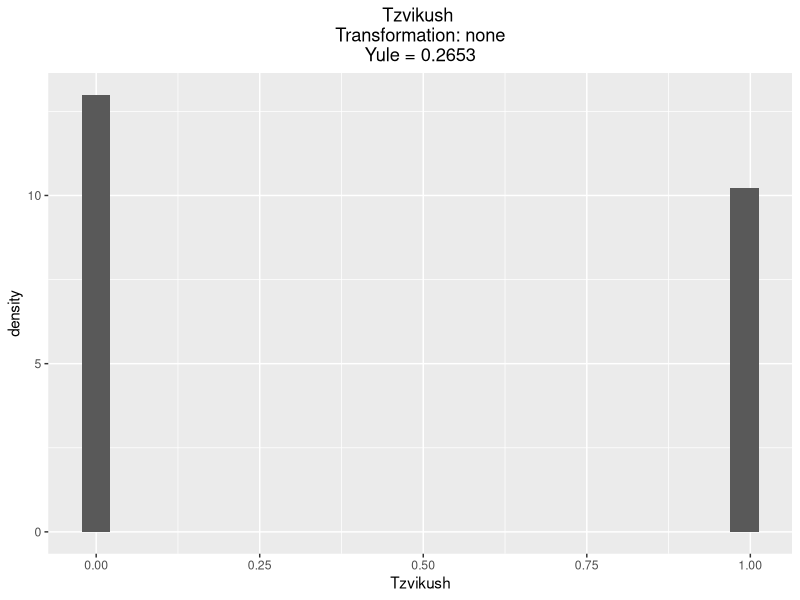
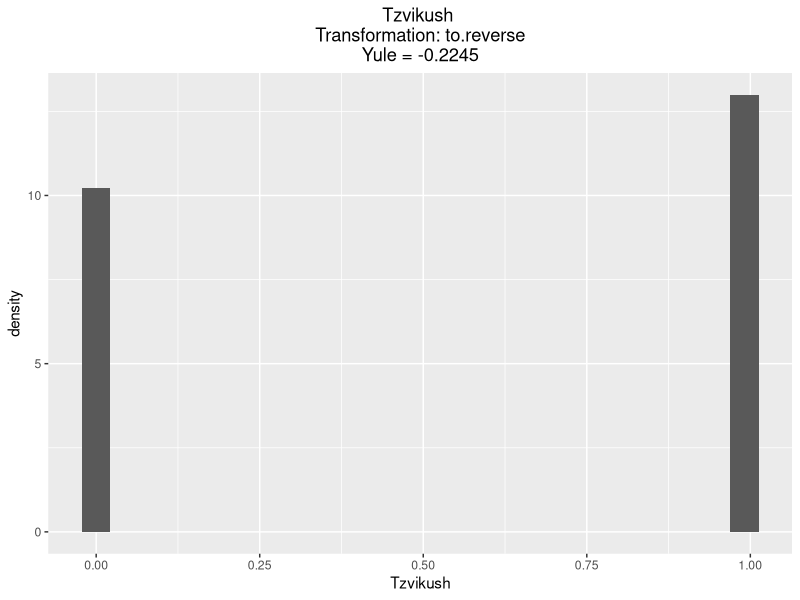
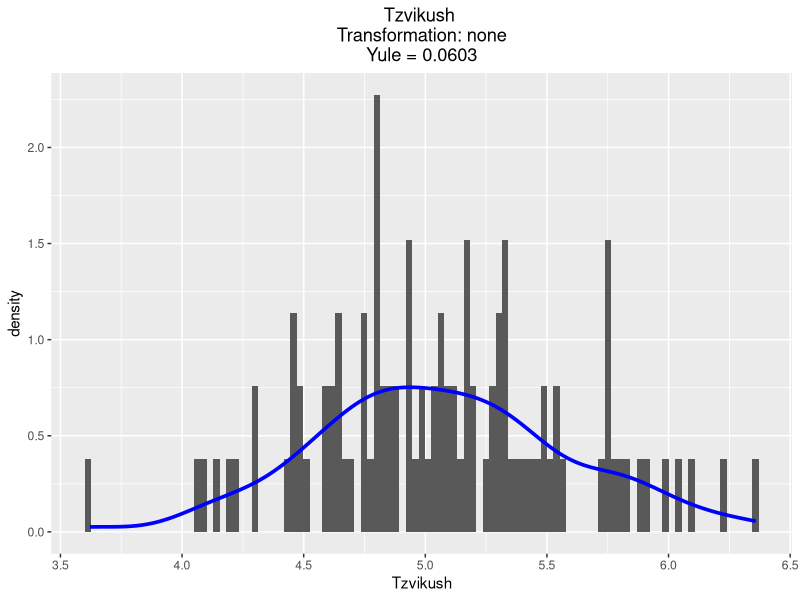
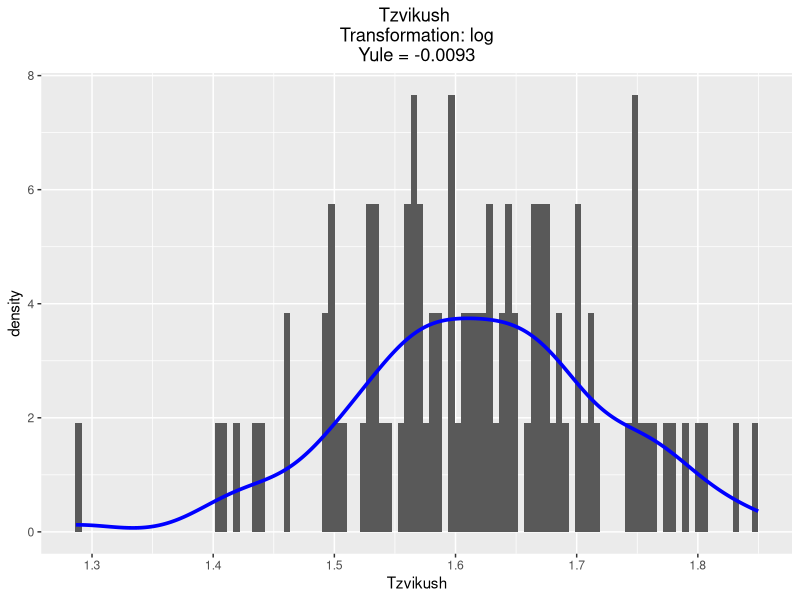
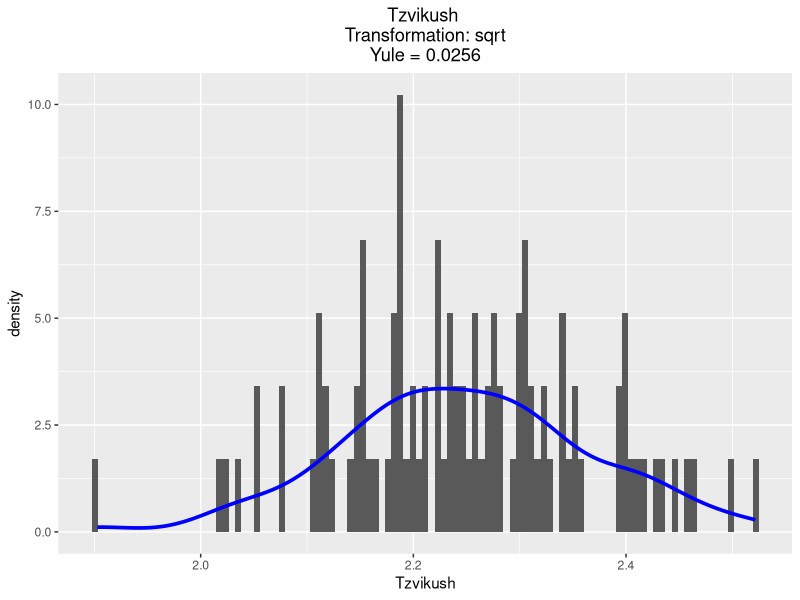
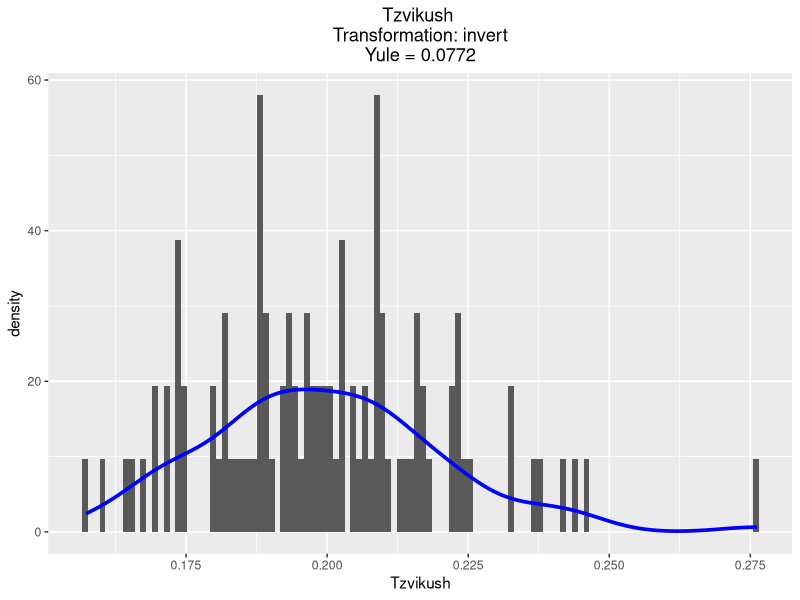
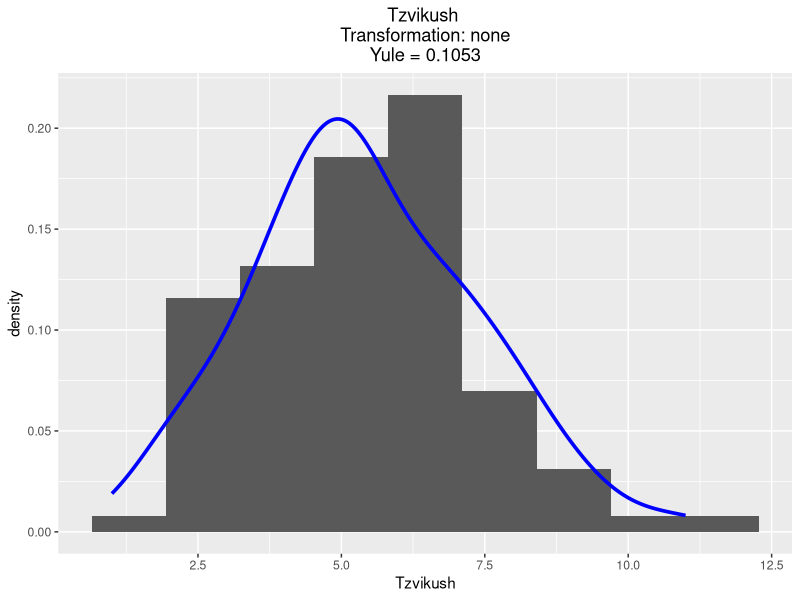
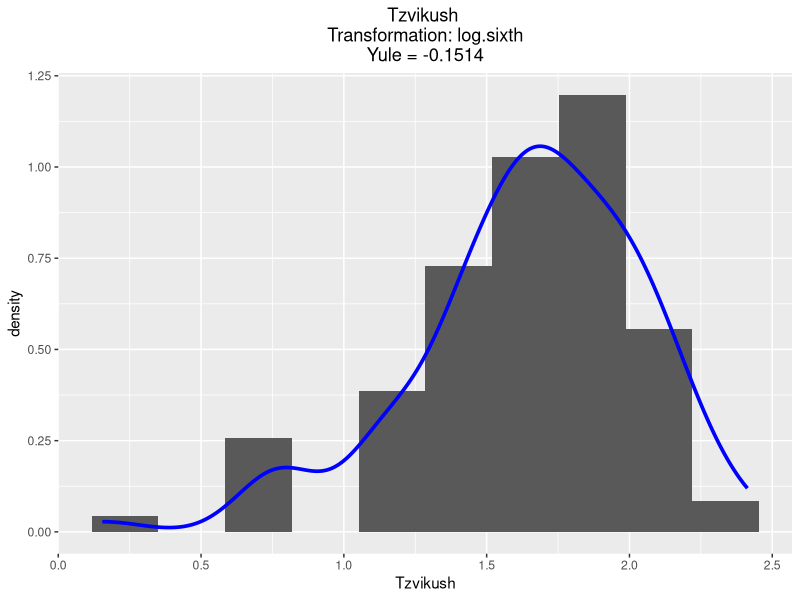

Write R code to recreate these figures, in order.
###########################
# Libraries Load ----------------------------------------------------------
library('ggplot2')
###########################

###########################
# Index Functions  --------------------------------------------------------


## Creating index, currently only supports YULE
## Should always be as following 1. Index value 2. Order index (allowing none to be first)
## 3. Name of index
createIndex <- function(transform.list, index = 'Yule') { 
  if (index == 'Yule') { 
    yul.ind   <- unlist(lapply(transform.list, yuleIndex))
    names(yul.ind) <- names(transform.list)
    if (length(yul.ind) == 1) {
      return(list('Index' = yul.ind, 'Order' = 1, 'Name' = index))
    }
    ord.ind <- c(1, order(abs(yul.ind[2:length(yul.ind)])) + 1)
    return(list('Index' = yul.ind, 'Order' = ord.ind, 'Name' = index))  
  }
}


# Yule's index function
yuleIndex <- function(x) { 
  
  ## Checks 
  if (is.null(x)) { 
    return(NULL)
  }
  if (!any(is.numeric(x))) { 
    print("Can't calculate skewness for non-numeric arguments")
    stop()
  } 
  x <- sort(x)
  l <- length(x)
  ## Return 0 if variable is constant 
  if (length(unique(x)) == 1) {
    return(0)
  }
  if (l < 4) {
    print("Can't calculate skewness for a vector of length 3 or less")   
    stop()
  }
  l_1 <- floor(l / 4)
  m_1 <- mean(x[1:l_1], na.rm = T)
  m_2 <- mean(x[(l_1 + 1):(l - l_1 - 1)], na.rm = T)
  m_3 <- mean(x[(l - l_1):l], na.rm = T)
  numerator <- 0.5 * (m_1 + m_3) - m_2
  denominator <- 0.5 * (m_3 - m_1)
  sk <- numerator / denominator
  return(sk)
}

###########################

###########################
# Transformations ---------------------------------------------------------

## Cumlative Entropy 
cumlativeEntropy <- function(x) { 
  sum.x <- length(x)
  tab.x <- data.frame(table(x) / sum.x)
  p     <- nrow(tab.x)
  ## Dealing p = 0, first group 
  temp.q <- tab.x[1,'Freq'] 
  tab.x[1,'Changed.Value'] <- (temp.q * log(temp.q) + (1 - temp.q) * log(1 - temp.q)) / temp.q 
  ## Dealing q = 1, last group 
  temp.p <-  (1 -  tab.x[p,'Freq']) 
  tab.x[p,'Changed.Value'] <- (-temp.p * log(temp.p) - (1 - temp.p) * log(1 - temp.p)) / (1 - temp.p)
  for (i in 2:(p - 1)) {
    temp.q                   <- sum(tab.x[1:i,'Freq'])
    temp.p                   <- sum(tab.x[1:(i - 1),'Freq'])
    tab.x[i,'Changed.Value'] <- (temp.q * log(temp.q) + (1 - temp.q) * log(1 - temp.q) - 
                                   (temp.p * log(temp.p) + (1 - temp.p) * log(1 - temp.p))) / 
      (temp.q - temp.p)
  }
  x.new <-  tab.x[match(x, tab.x[ ,'x']), 'Changed.Value']
  return(x.new)
}

## Logit
logit <- function(x, const = 1 / 3 , b = 1) { 
  return(log((x + const) / (b - x + const)))
}

## Replacing zero with the half the min absolute value of the vector 
## Does nothing otherwise
remZero <- function(x) {
  x.0 <- x == 0
  if (any(x.0, na.rm = T)) {
    x[x.0] <- min(abs(x[!x.0])) / 2 
  }
  return(x)
}


## Wrapping Transformations 
transformList <- function(target.vec, 
                          transform.vec, 
                          a = NULL, 
                          b = NULL) {
  transform.list      <- list()
  target.vec.rem.zero <- remZero(target.vec)
  ## Always add original at begining 
  transform.list[['none']] <- target.vec
  if ('log' %in% transform.vec) { 
    transform.list[['log']] <- log(target.vec.rem.zero) 
  }
  if ('sqrt' %in% transform.vec) { 
    transform.list[['sqrt']] <- sqrt(target.vec) 
  }
  if ('invert' %in% transform.vec) { 
    transform.list[['invert']] <- 1 / target.vec.rem.zero
  }
  if ('inv.sqrt' %in% transform.vec) { 
    transform.list[['inv.sqrt']] <- 1 / sqrt(target.vec.rem.zero)
  }
  if ('logit' %in% transform.vec) { 
    transform.list[['logit']] <- logit(target.vec, b)
  }
  if ('norm.logit' %in% transform.vec) { 
    transform.list[['norm.logit']] <- logit((target.vec - b) / (b - a), b = 1)
  }
  if ('cumulative.entropy' %in% transform.vec) { 
    transform.list[['cumulative.entropy']] <- cumlativeEntropy(target.vec)
  }
  if ('log.sixth' %in% transform.vec) { 
    transform.list[['log.sixth']] <- log(target.vec + (1 / 6))
  }
  if ('power.2' %in% transform.vec) { 
    transform.list[['power.2']] <- target.vec^2   
  } 
  if ('inv.sqrt.sixth' %in% transform.vec) { 
    transform.list[['inv.sqrt.sixth']] <- 1 / sqrt(target.vec.rem.zero + (1 / 6))
  }
  if ('frac' %in% transform.vec) { 
    transform.list[['frac']]  <- (target.vec - b) / (b - a)
  }
  if ('to.reverse' %in% transform.vec) {
    transform.list[['to.reverse']] <- b - target.vec 
  }
  return(transform.list)
}


###########################

###########################
# Plotting Functions  -----------------------------------------------------



## Binwidth Calculater based on Freedman Diaconis 
BinWidthHist <- function(x) { 
  return((2 * IQR(x, na.rm = TRUE) / length(na.omit(x))^(1 / 3)))
}

## Binwidth for density based on bw.nrd0 of base R 
BinWidthDens <- function(x) { 
  return(bw.nrd0(na.omit(x)))
}

## Plotting 
plotTransform <- function(transform.list, 
                          var.name = NULL, 
                          bin.width.plot = 1, 
                          window.size.plot = 1,
                          KDE = T,
                          ind.vec,
                          ind.name = NULL) { 
  ## Dealing with sizes (KDE, binwidth )
  bin.size   <- unlist(lapply(transform.list, BinWidthHist)) * bin.width.plot 
  if (KDE == T) { 
    win.size <- unlist(lapply(transform.list, BinWidthDens)) * window.size.plot
  }
  plot.list <- list()
  df.list   <- lapply(transform.list, data.frame)
  p       <- length(transform.list)
  for (i in 1:p) { 
    temp.plot <- ggplot(df.list[[i]], aes_string(x = names(df.list[[i]]))) +
      geom_histogram(aes(y=..density..), binwidth = bin.size[i]) + 
      ggtitle(paste(var.name, '\n Transformation:', names(df.list)[i],
                    paste0('\n',ind.name), '=', round(ind.vec[i], 4))) + 
      xlab(var.name) + 
      theme(plot.title = element_text(hjust = 0.5))
    if (KDE == T) { 
      temp.plot <- temp.plot + geom_density(color = 'blue', size = 1.25, bw = win.size[i]) 
    }
    plot.list[[i]] <- temp.plot
  }
  return(plot.list)
}
###########################

###########################
# Categories Functions  ---------------------------------------------------


## Function for amounts 
amountFunction <- function(target.vec) { 
  # If right skewed perform sqrt, log and inverse transformation
  if (mean(target.vec, na.rm = TRUE) > median(target.vec, na.rm = TRUE))
  {
    temp.transform <- c('log', 'sqrt', 'invert')
    ## If left skewed perform power of 2 
  } else {
    temp.transform <- c('power.2')
  }
  return(temp.transform)
}

## Functions for counts 
countFunction <- function(target.vec) { 
  tran.vec <- c('log.sixth', 'inv.sqrt.sixth')
  return( tran.vec)
}

## Function for Ratio 
ratioFunction <- function(target.vec, a, b) { 
  tran.vec <- c('log')
  return(tran.vec)
}


## Bounded amount function 
boundedAmountFunc <- function(target.vec, a, b) { 
  tran.vec <- c('logit.norm', 'frac') 
  return(tran.vec)
}

## Bounded Count 
boundedCountFunc <- function(target.vec, a, b) { 
  tran.vec <- c('logit.norm') 
  return(tran.vec)
}

## Ranks  
ranksFunc <- function(target.vec, a, b) { 
  tran.vec <- c('logit.norm') 
  return(tran.vec)
}

## Ordered Categories 
orderedCatFunc <- function(target.vec) { 
  tran.vec <- c('cumulative.entropy') 
  return(tran.vec)
}

## Counted fractions 
countFracFunction <- function(target.vec, b) { 
  tran.vec <- c('logit') 
  return(tran.vec)
}
###########################

###########################
# Wrapping Function Barak  ------------------------------------------------


wrapTypes <- function(target.vec, 
                      type,
                      a = min(target.vec, na.rm = T), 
                      b = max(target.vec, na.rm = T),
                      to.reverse  = FALSE, 
                      bin.width   = 1,
                      window.size = 1,
                      var.name    = NULL,
                      index.type  = 'Yule') { 
  tran.vec <- NULL
  dens.flag <- TRUE
  if (type == "Amounts") {
    tran.vec <- amountFunction(target.vec)
  }
  if (type == "Counts") {
    tran.vec <- countFunction(target.vec) 
  }
  if (type == "Ratio") {
    tran.vec <- ratioFunction(target.vec, a = a, b = b)
  }
  if (type == "Proportion") {
    tran.vec <- ratioFunction(target.vec, a = a, b = b)
  }
  if (type == "Counted Fraction") {
    tran.vec <- countFracFunction(target.vec, b = b)
  }
  if (type == "Bounded Amounts") {
    tran.vec <- boundedAmountFunc(target.vec, a = a, b = b)
  }
  if (type == "Bounded Counts") {
    tran.vec <- boundedCountFunc(target.vec, a = a, b = b)
  }
  if (type == "Ranks") {
    tran.vec <- ranksFunc(target.vec, a = a, b = b)
  }
  if (type == "Ordered Categories") {
    tran.vec  <- orderedCatFunc(target.vec)
    dens.flag <- FALSE
  }
  if (type %in% c("Binary (categories)" ,"Category")) { 
    tran.vec  <- NULL 
    dens.flag <- FALSE
  }  
  if (type == "To Be Determined") {
    return("Cant Plot")
  }
  if (to.reverse == TRUE) {
    tran.vec <- c(tran.vec, "to.reverse")
  }
  ## Arranging Data 
  transform.list <- transformList(target.vec = target.vec, 
                                  transform.vec = tran.vec,
                                  a = a, 
                                  b = b)
  ## Calculating Index 
  index.list     <- createIndex(transform.list, index = index.type)
  ## Sorting 
  transform.list <- transform.list[index.list[['Order']]]
  ## Plotting 
  plot.list     <- plotTransform(transform.list = transform.list, 
                                 var.name = var.name,
                                 bin.width.plot = bin.width,
                                 window.size.plot = window.size,
                                 KDE = dens.flag, 
                                 ind.vec = index.list[['Index']],
                                 ind.name = index.list[['Name']] ) 
  return(list('Transformations' = transform.list, 'Plots' = plot.list, 'Index' = index.list))
}



###########################

###########################
# Guessing Functions  -----------------------------------------------------


## Automatic VarType guesser 
## Cant guess ordered categories or any type of bounded variable 

GuessType <- function(x, cat.thres = 2) {
  x.no.na <- na.omit(x)
  ## If not a number then determined by user
  if (!(is.numeric(x.no.na)) || !(is.integer(x.no.na))) { 
    return(c('a' = NA, 'b' = NA, 'Type' = 'To Be Determined'))
  }
  a.guess   <- min(x.no.na) 
  b.guess   <- max(x.no.na) 
  ## Cheacking var type 
  is.const  <- length(unique(x.no.na)) == 1
  ## Number of unique values is smaller than threshold 
  is.category <- length(unique(x.no.na)) <= cat.thres
  ## Count all observation are positive and round numbers 
  is.count  <- (all(x.no.na == round(x.no.na, 2)) && (a.guess >= 0)) && (length(unique(x.no.na)) != x.no.na)
  ## All the observations are between 0 and 1 
  is.frac   <- (a.guess >= 0) && (b.guess <= 1)
  ## Ranking ranks remains rank 
  is.rank   <- all(sort(x.no.na) == sort(rank(x.no.na)))
  ## Not complete numbers or has negative observations 
  is.amount  <- ((mean(x.no.na - round(x.no.na))^2) > 0) || a.guess < 0 
  if (is.const == T) {
    return(c('a' = a.guess, 'b' = b.guess, 'Type' = "Constant"))
  }
  if (is.category == T) { 
    return(c('a' = a.guess, 'b' = b.guess, 'Type' = "Category"))
  }
  if (is.count == T) { 
    return(c('a' = a.guess, 'b' = b.guess, 'Type' = "Counts"))
  }
  if (is.frac == T) {
    return(c('a' = 0, 'b' = 1, 'Type' = "Proportion"))
  }
  if (is.rank == T) { 
    return(c('a' = a.guess, 'b' = b.guess, 'Type' = "Ranks"))
  }
  if (is.amount == T) { 
    return(c('a' = a.guess, 'b' = b.guess, 'Type' = "Amounts"))
  }
  else { 
    return(c('a' = NA, 'b' = NA, 'Type' = "To Be Determined"))
  }
}


## Using Guess On Variables 

WrapGuess <- function(file) { 
  p         <- ncol(file) 
  name.vec  <- colnames(file)  
  guess.dat <- data.frame('Variable' = rep(NA ,p), 
                          'a' = rep(NA ,p), 
                          'b' = rep(NA ,p), 
                          'Type' = rep(NA ,p), 
                          'To.Reverse' = rep(0 ,p))  
  for (i in 1:p) { 
    guess.dat[i,'Variable'] <- name.vec[i] 
    guess.dat[i,c(2:4)]     <- GuessType(file[ ,i])
  }
  return(guess.dat) 
}

###########################

###########################
# Checking  ---------------------------------------------------------------
wrapTypes(target.vec = rbinom(100, 1,0.5), type = "Binary (categories)", bin.width = 0.1,var.name = 'Tzvikush', to.reverse = TRUE)
wrapTypes(target.vec = rnorm(100, 5,0.5), type = "Amounts", var.name = 'Tzvikush', bin.width = 0.1)
wrapTypes(target.vec = rpois(100, 5), type = "Counts", var.name = 'Tzvikush')
wrapTypes(target.vec = rpois(100, 5) / 10, type = "Ratio", var.name = 'Tzvikush')

###########################